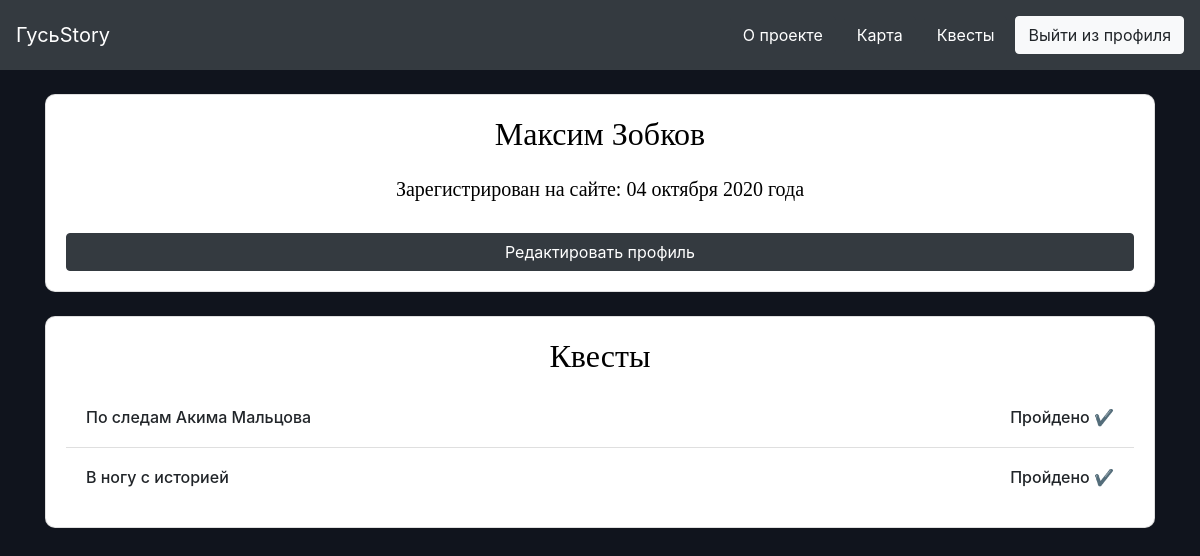
Screenshot of /profile (signed in) with the database file from the repository.
### data/users.py (models this page shows, shortened)
class User(SqlAlchemyBase, UserMixin, SerializerMixin):
    __tablename__ = 'users'
    id = sqlalchemy.Column(sqlalchemy.Integer, primary_key=True, autoincrement=True)
    name = sqlalchemy.Column(sqlalchemy.String, nullable=True)
    surname = sqlalchemy.Column(sqlalchemy.String, nullable=True)
    email = sqlalchemy.Column(sqlalchemy.String, index=True, unique=True, nullable=True)
    password = sqlalchemy.Column(sqlalchemy.String, nullable=True)
    created_date = sqlalchemy.Column(sqlalchemy.String)
    completed = sqlalchemy.Column(sqlalchemy.String, default="")
    not_completed = sqlalchemy.Column(sqlalchemy.String, default="")
    quest_answer = sqlalchemy.Column(sqlalchemy.TEXT, default="")

### __init__.py (the view)
@app.route('/profile')
def profile():
    if current_user.is_authenticated:
        return render_template("profile.html", profile=True)
    return redirect('/')

### __init__.py (called while the page is built)
@login_manager.user_loader
def load_user(user_id):
    sessions = db_session.create_session()
    return sessions.query(users.User).get(user_id)

### data/db_session.py (called while the page is built)
def create_session() -> Session:
    global __factory
    return __factory()

### templates/profile.html (shortened to what this page needs)
{% extends "base.html" %}
{% block content %}
    <div class="container mt-4">
        <div class="card" style="width: 100%; border-radius: 10px;">
            <div class="card-body">
                <h2 align="center" class="card-title mb-4"> {{ current_user.name }} {{ current_user.surname }} </h2>
                <h5 align="center"> Зарегистрирован на сайте: {{ current_user.created_date }} </h5>
                <a href="/edit_profile/{{ current_user.id }}">
                    <div class="btn btn-dark mt-4" style="width: 100%"> Редактировать профиль </div>
                </a>
            </div>
        </div>
        <div class="card mt-4 mb-4" style="width: 100%; border-radius: 10px;">
            <div class="card-body">
                <h2 class="card-title" align="center">Квесты</h2>
                <ul class="list-group list-group-flush">
                    {% if current_user.completed != None and current_user.completed != "" %}
                        {% for quest in current_user.completed.strip(';').split(';') %}
                            <li class="list-group-item">
                                <table class="mt-2" width="100%" cellpadding="0">
                                    <tr>
                                        <th>
                                            <h6>{{ quest }}</h6>
                                        </th>
                                        <th>
                                            <h6 align="right" class="full"> Пройдено &#10004;</h6>
                                        </th>
                                    </tr>
                                </table>
                            </li>
                        {% endfor %}
                    {% endif %}
                </ul>
            </div>
        </div>
    </div>
{% endblock %}

### static/css/style.css (style rules this page uses)
h2 { color: #000; font-family: ‘Times New Roman’, serif; font-size: 45px; font-weight: normal; line-height: 48px; margin: 0; }
h5 { color: #000; font-family: ‘Times New Roman’, serif; font-size: 23px; font-weight: normal; line-height: 48px; margin: 0; }
.full { width: 100%; }

### rows the page displays
User: name "Максим", surname "Зобков", created_date "04 октября 2020 года"

### other values shown
{{ quest }} "По следам Акима Мальцова" "В ногу с историей"
